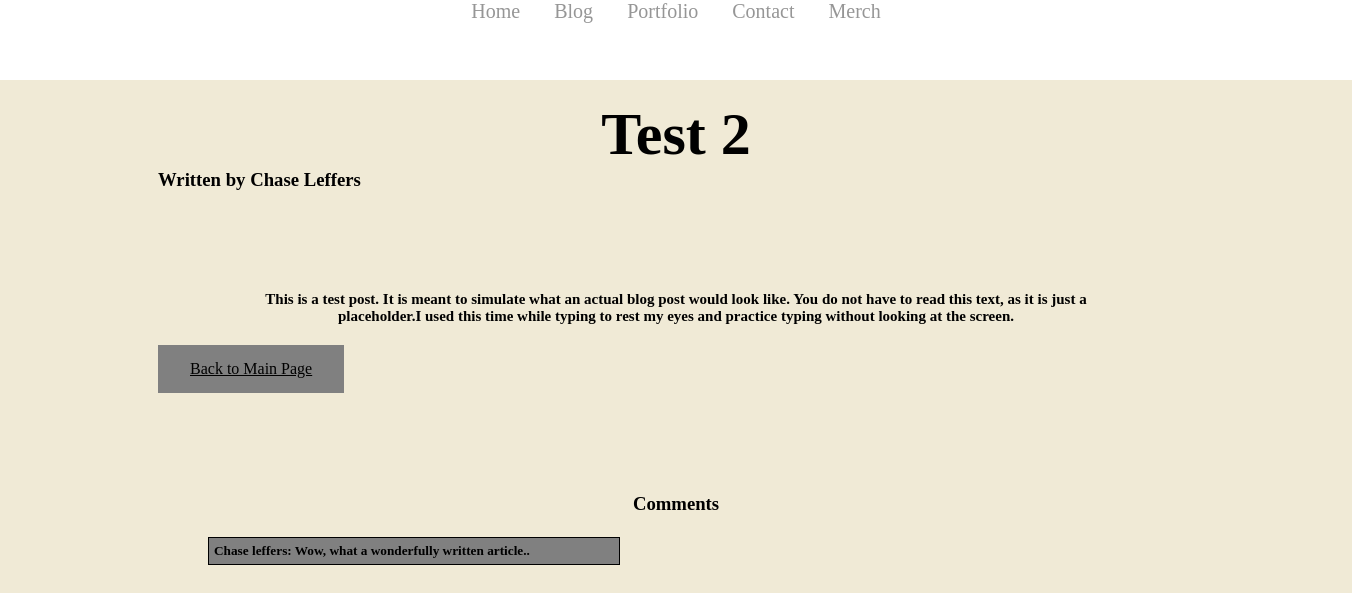
/blog/2/postbody, run on the app's committed database.
### blog/models.py (models this page shows, shortened)
class BlogPost(models.Model):
    BlogTitle = models.CharField(max_length=200)
    BlogBody = models.CharField(max_length=10000)
    PubDate = models.DateTimeField('date published')
    Author = models.CharField(max_length=200)
    Image = models.CharField(max_length=200)

class BlogComment(models.Model):
    comment_body = models.CharField(max_length=500)
    blogpost = models.ForeignKey(BlogPost, on_delete=models.CASCADE)
    user_id = models.CharField(max_length=50)

### blog/views.py (the view)
# urls.py: path('<int:post_id>/postbody', views.postbody, name="postbody"),
def postbody(request, post_id):
    post = BlogPost.objects.get(pk=post_id)
    return render(request, 'blog/postbody.html', {'post': post})

### blog/templates/blog/postbody.html
{% load static %}
<link rel="stylesheet" type="text/css" href="{% static 'blog/homestyle.css' %}">
<link rel="stylesheet" type="text/css" href="{% static 'blog/style1.css' %}">
<!DOCTYPE html>
<html class="backie">
<li class='nav'>
    <a href="{% url 'homepage' %}"> Home</a>
    <a href="{% url 'blog' %}"> Blog</a>
    <a href="{% url 'portfolio' %}"> Portfolio</a>
    <a href="{% url 'contact' %}">Contact</a>
    <a href="{% url 'merch' %}">Merch</a>
</li>
<h1 class='neartop centered' style="font-size: 60px; text-align: center; margin: 50px;"> {{post.BlogTitle}} </h1>
<h3 style="position: relative; left: 150px;"> Written by {{post.Author}}</h3>
<h6 class='centered text' id="body" style="font-size: 15px;"> {{post.BlogBody}}</h6>
 <a style="position: relative; left: 150px;"class="button" href=" http://127.0.0.1:8000/blog/">Back to Main Page</a>
 <h3 class="centered">Comments</h3>
{% for comment in post.blogcomment_set.all %}
<h5 class="comment"> {{comment.user_id}}: {{comment.comment_body}}.</h5>
{% endfor %}
</html>

### blog/static/blog/homestyle.css (style rules this page uses)
li.nav { background-color: RGB(300,300,300); position: fixed; top: 0; left: 0; width: 100%; text-align: center; list-style-type: none; margin-bottom: 10px; height: 80px; }
li a { color: RGB(150, 150, 150); font-size: 20px; padding: 35px 15px; display: block; display: inline; font-family: 'Times New Roman'; text-decoration: none; }
.button { background-color:gray; border: darkslategray; color: black; padding: 15px 32px; text-align: center; display: inline-block; font-size: 16px; }
.backie { background-color: #f0ead6; }
.text { font-size: 50px; font-family: 'Times New Roman', Times, serif; }
.comment { background-color: grey; margin-left: 200px; display: block; border: 1px solid black; padding: 5px; width: 400px; }
.neartop { margin-top: 80px; }
.centered { text-align: center; margin-left: 250px; margin-right: 250; margin-bottom: 20px; margin-top: 100px; }

### blog/static/blog/style1.css (style rules this page uses)
.text { font-size: 50px; font-family: 'Times New Roman', Times, serif; }
.comment { background-color: grey; margin-left: 200px; display: block; border: 1px solid black; padding: 5px; width: 400px; }
.neartop { margin-top: 80px; position: relative; top: 50px; }

### data on the page
BlogPost: BlogTitle "Test 2", Author "Chase Leffers", BlogBody "This is a test post. It is meant to simulate what an actual blog post would look like. You do not have to read this text, as it is just a placeholder.I used this time while typing to rest my eyes and practice typing without looking at the screen."
BlogComment: user_id "Chase leffers", comment_body "Wow, what a wonderfully written article."
